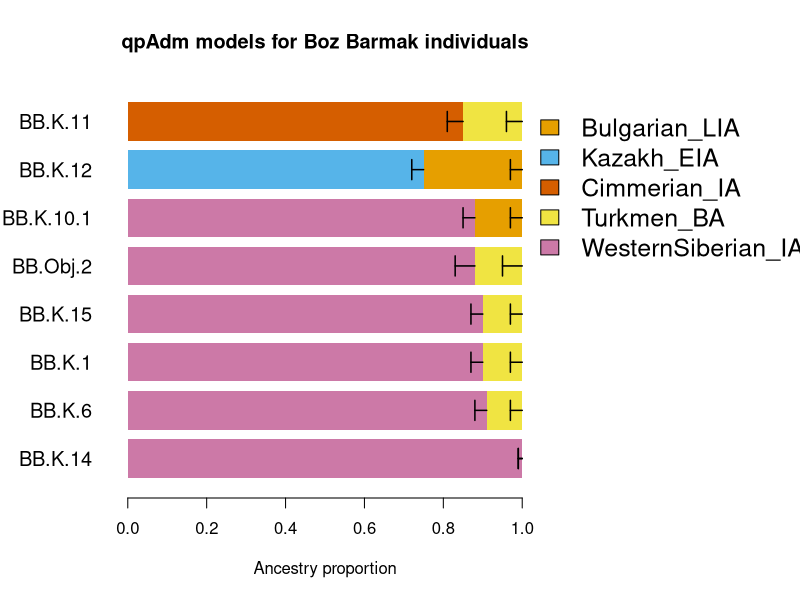

Generate this figure with R:
# Load required libraries
library(ggplot2)
library(dplyr)
library(tidyr)

ancestry_values <- data.frame(
  Individual = c("BB.K.14","BB.K.6", "BB.K.1","BB.K.15","BB.Obj.2", "BB.K.10.1", "BB.K.12", "BB.K.11"),
  Ancestry1 = c("WesternSiberian_IA", "WesternSiberian_IA", "WesternSiberian_IA",  "WesternSiberian_IA", "WesternSiberian_IA", "WesternSiberian_IA", "Kazakh_EIA",  "Cimmerian_IA" ) ,              
  Proportion1 = c(1, 0.91,  0.9, 0.9, 0.88, 0.88,  0.75, 0.85),
  Error1 = c(0.01, 0.03,  0.03,0.03, 0.05,  0.03, 0.03, 0.04),              
  Ancestry2 = c("Turkmen_BA", "Turkmen_BA","Turkmen_BA", "Turkmen_BA","Turkmen_BA",  "Bulgarian_LIA", "Bulgarian_LIA", "Turkmen_BA"),
  Proportion2 = c(0, 0.09, 0.1,    0.1, 0.12,   0.12,  0.25,   0.15), 
  Error2 = c(0.01, 0.03,  0.03,0.03,0.05,  0.03, 0.03, 0.04)
  )             


# 1. Pivot to long format
ancestry_long <- ancestry_values %>%
  pivot_longer(
    cols = c(Ancestry1, Ancestry2, Proportion1, Proportion2, Error1, Error2),
    names_to = c(".value", "Set"),
    names_pattern = "([A-Za-z]+)([12])"
  )

# 2. Manual stacking order
manual_order <- list(
  "BB.K.14" = c("WesternSiberian_IA", "Turkmen_BA"), 
  "BB.K.6" = c("WesternSiberian_IA", "Turkmen_BA"),
  "BB.K.15" = c("WesternSiberian_IA", "Turkmen_BA"),
  "BB.K.1" = c("WesternSiberian_IA","Turkmen_BA"), 
  "BB.Obj.2" = c("WesternSiberian_IA", "Turkmen_BA"),  
  "BB.K.11" = c("Cimmerian_IA", "Turkmen_BA"),
    "BB.K.12" = c("Kazakh_EIA", "Bulgarian_LIA"),
  "BB.K.10.1" = c("WesternSiberian_IA","Bulgarian_LIA")

 )

# 3. Apply manual stacking order and calculate positions
# Use a robust lookup within group_by/mutate to ensure pos is correct.
ancestry_long <- ancestry_long %>%
  group_by(Individual) %>%
  mutate(
    # Get the manual order vector for the current Individual
    current_order = list(manual_order[[as.character(first(Individual))]]),
    # Compute position index of this ancestry in the current_order (1 = bottom)
    pos = match(Ancestry, current_order[[1]])
  ) %>%
  # Arrange by the calculated position index
  arrange(pos, .by_group = TRUE) %>%
  mutate(
    bottom = cumsum(lag(Proportion, default = 0)),
    top = bottom + Proportion
  ) %>%
  ungroup()

# Preserve original individual order and assign coordinates for plotting
individual_levels <- ancestry_values$Individual
ancestry_long$Individual <- factor(ancestry_long$Individual, levels = individual_levels)

# Assign a numeric y-coordinate to each individual for plotting
y_coords <- setNames(seq_along(individual_levels) * 1.5, individual_levels)
ancestry_long$y_center <- y_coords[as.character(ancestry_long$Individual)]


# --- 4. Color palette for all 6 ancestries ---
colors_map <- c(
  "Bulgarian_LIA"    = "#E69F00",
  "Kazakh_EIA" = "#56B4E9",
  "Cimmerian_IA"  = "#D55E00",
  "Turkmen_BA" = "#F0E442",
  "WesternSiberian_IA" = "#CC79A7"
)

# --- 5. Generate the Base R Plot using rect() ---
# Initialize PNG device with good resolution (1200x700 pixels)
png("qpAdm_BB_Ancestry.png", width = 1200, height = 700, res = 100) 

# Set margins: Left for labels (8), Right for legend (8)
par(mar = c(5, 5.5, 4, 13) + 0.1)

# 3a. Set up the plot area
plot(
  NA, NA,
  xlim = c(0, 1),
  ylim = range(ancestry_long$y_center) + c(-0.75, 0.75),
  main = "qpAdm models for Boz Barmak individuals",
  xlab = "Ancestry proportion",
  ylab = "",
  yaxt = "n",
  bty = "n"
)

# 3b. Draw the segments (thick bars)
bar_width = 1.2 # Increased bar thickness
with(ancestry_long, {
  rect(
    xleft = bottom,
    ybottom = y_center - bar_width/2,
    xright = top,
    ytop = y_center + bar_width/2,
    col = colors_map[Ancestry],
    border = NA
  )
})

# 3c. Draw the Error Bars (using the top and Error values)
with(ancestry_long, {
  # Error bars are drawn from the 'top' position down by 'Error'
  arrows(
    x0 = top - Error,  # Start X position (bottom of error bar)
    y0 = y_center,     # Y position (center of the bar)
    x1 = top,          # End X position (top of error bar, aligned with bar end)
    y1 = y_center,
    angle = 90,        # Make the ends horizontal
    code = 1,          # Draw arrows at both ends (vertical line segment)
    length = 0.1,     # Length of the horizontal tick at the end
    lwd = 1.5,         # Thickness of the error bar
    col = "black"      # Black color for contrast
  )
})

# 3d. Add individual labels (Y-axis)
axis(
  side = 2,
  at = y_coords,
  labels = names(y_coords),
  las = 1,
  tick = FALSE,
  cex.axis = 1.2 # Larger text size
)

# 3e. Add Legend (Placed in the right margin)
legend(
  x = 0.99,
  y = max(ancestry_long$y_center) + 0.75,
  legend = names(colors_map),
  fill = colors_map,
  bty = "n",
  cex = 1.5,
  xpd = TRUE
)

# Close the device to save the file
dev.off()
